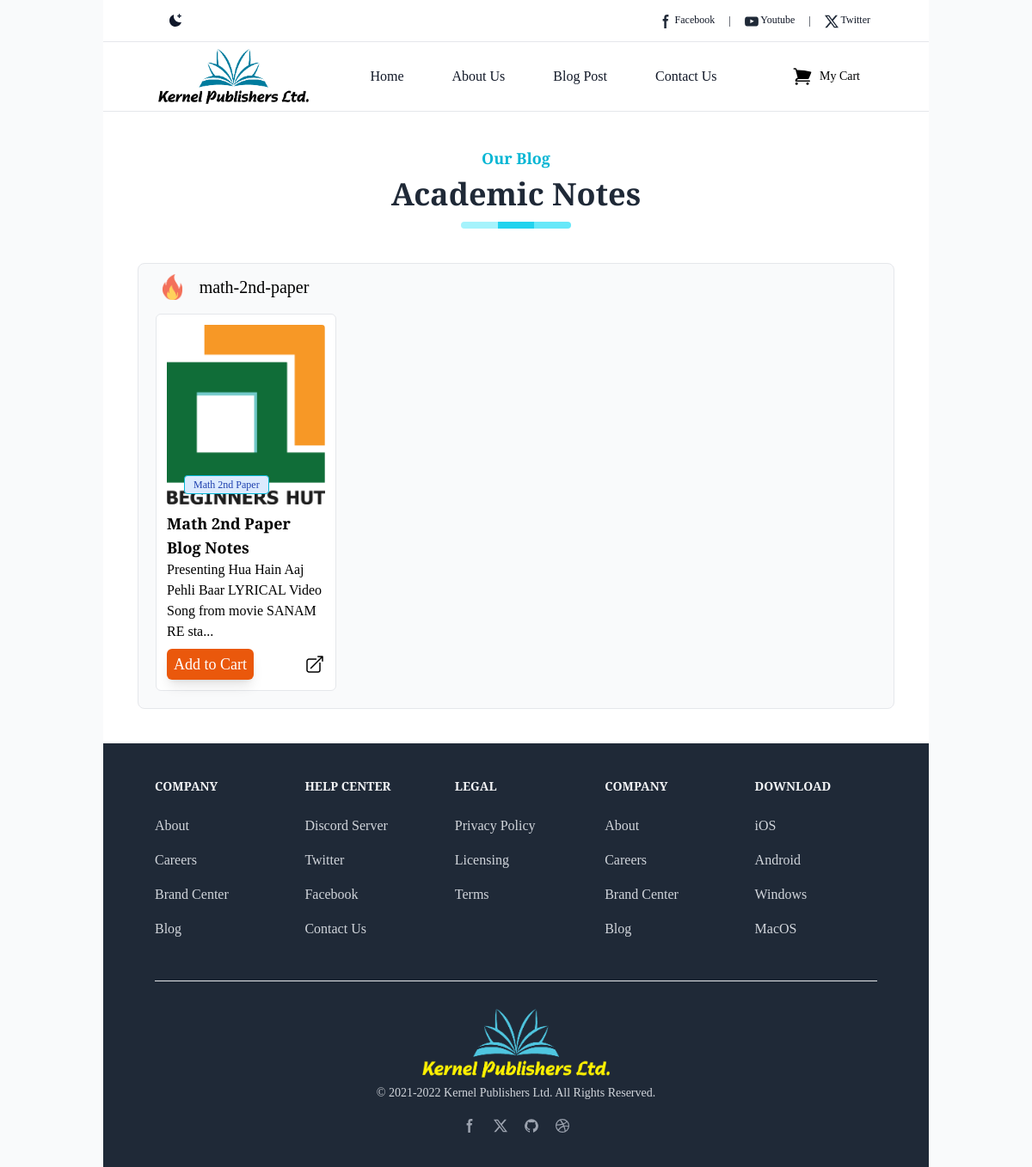
/blog/blog_post/category/math-2nd-paper/, run on the app's committed database.
### blog_app/models.py (models this page shows, shortened)
class Category(models.Model):
    category_name = models.CharField(max_length=100)
    slug = models.SlugField(unique=True , null=True , blank=True)
    def __str__(self) -> str:
        return self.category_name

class Post(models.Model):
    title= models.CharField(max_length=300)
    slug = models.SlugField(unique=True  , null=True , blank=True)
    author = models.CharField(max_length=300)
    body = RichTextField(blank=True, null=True)
    category = models.ForeignKey(Category , on_delete=models.CASCADE , related_name="posts", null=True)
    blog_image = models. ImageField(upload_to='static/blog_images/',blank=False)

### blog_app/views.py (the view)
# urls.py: path('blog_post/category/<str:slug>/' , views.blog_post_category , name="blog_post_category "),
def blog_post_category (request, slug):
    category= Category.objects.filter(slug=slug).first()
    if not category:
        return redirect('blog_app/blog_page.html')
    posts = Post.objects.filter(category =category)
    if posts:
        return render(request  , 'blog_app/post_category.html' , {'posts' : posts,'category':slug})
    else:
        return redirect('blog_app/blog_page.html')

### templates/blog_app/post_category.html (shortened to what this page needs)
{% extends "base_2.html" %}
{% block content %}
<section class="bg-white dark:bg-gray-900 mx-auto w-full md:w-[95%] lg:w-[80%] px-5 md:px-10">
    <section>
        <div class=" pt-4 lg:pt-10 mx-auto">
            <div class="px-4 md:text-center">
                <p class="mb-2 text-lg font-semibold text-cyan-500 dark:text-cyan-400">
                    Our Blog
                </p>
                <h2 class="pb-2 text-2xl font-bold text-gray-800 md:text-4xl dark:text-gray-100">
                    Academic Notes
                </h2>
                <div class="flex w-32 mt-1 overflow-hidden rounded md:mx-auto">
                    <div class="flex-1 h-2 bg-cyan-200">
                    </div>
                    <div class="flex-1 h-2 bg-cyan-400">
                    </div>
                    <div class="flex-1 h-2 bg-cyan-300">
                    </div>
                </div>
            </div>
        </div>
    </section>
  </section>
  <section class="bg-white dark:bg-gray-900 mx-auto w-full md:w-[95%] lg:w-[80%] px-5 md:px-10 py-10">
    <div class="bg-gray-50 dark:bg-gray-700 rounded-lg px-5 pb-5 border dark:border-gray-500">
      <div class="px-2 py-3 flex items-center space-x-5"><img class="h-[30px] inline" src="/static/images/popular.png"
          alt="">
        <span class="text-lg lg:text-xl text-black dark:text-white">{{ category }}</span>
      </div>
      <div class="flex flex-col md:flex-row space-y-4 md:space-y-0 md:space-x-3 w-full mt-1">
        {% for post in posts %}
        <div
          class="w-full md:w-1/4 bg-white dark:bg-gray-800 flex flex-col rounded-md p-3 border dark:border-gray-500 ">
          <a href="/blog/blog_post/{{post.slug}}" class="relative overflow-hidden rounded">
            <img class="block hover:scale-110 transition duration-500 cursor-pointer" src="/{{ post.blog_image }}" alt="product">
            <span class="bg-blue-100 text-blue-800 text-xs font-medium me-2 px-2.5 py-0.5 rounded dark:bg-blue-900 dark:text-primary-300 absolute bottom-3 left-5 border border-cyan-500 dark:border-cyan-300">{{ post.category }}</span>
            </a>
          <a href="/blog/blog_post/{{post.slug}}" class="font-bangla lg:font-semibold text-md md:text-lg mt-2 text-black dark:text-white">{{ post.title }}</a>
          <div>
            <p class="font-english font-semibold inline text-gray-500 dark:text-gray-400 text-sm md:text-md">{{ post.body|slice:":80"|safe }}...</p>
          </div>
          <span class="mt-2 flex justify-between items-center text-center">
            <button
              class="bg-orange-600 hover:bg-gray-100 shadow-lg hover:text-gray-800 transition-all duration-500 dark:bg-primary-400 dark:hover:bg-black dark:hover:text-white rounded-md px-2 py-1 text-white dark:text-black text-md md:text-xs lg:text-lg">Add
              to Cart</button>
            <a href="/blog/blog_post/{{post.slug}}" class="block md:hidden lg:block text-black dark:text-white hover:scale-110 transition duration-300"><svg
                xmlns="http://www.w3.org/2000/svg" fill="none" viewBox="0 0 24 24" stroke-width="1.5"
                stroke="currentColor" class="w-6 h-6">
                <path stroke-linecap="round" stroke-linejoin="round"
                  d="M13.5 6H5.25A2.25 2.25 0 003 8.25v10.5A2.25 2.25 0 005.25 21h10.5A2.25 2.25 0 0018 18.75V10.5m-10.5 6L21 3m0 0h-5.25M21 3v5.25" />
              </svg></a>
          </span>
        </div>
        {% endfor %}
      </div>
    </div>
  </section>
 {% endblock content %}

### data on the page
Category: slug "math-2nd-paper"
Post: blog_image (picture), category "Math 2nd Paper", title "Math 2nd Paper Blog Notes", body "Presenting Hua Hain Aaj Pehli Baar LYRICAL Video Song from movie SANAM RE sta"
